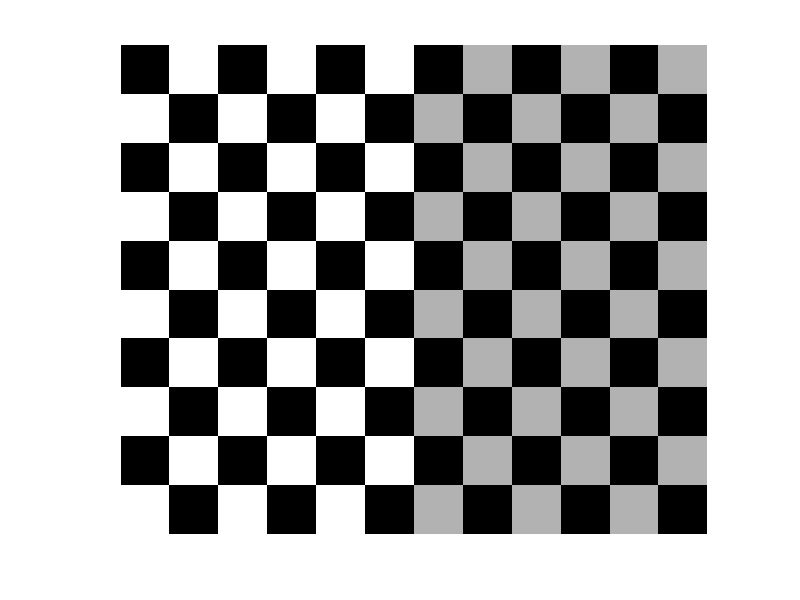

MATLAB code for this plot:
%with all three parameters
%J = checkerboard(40,4,4);
%By default
J=checkerboard(30, 5, 6);
%to store image reference
%J_ref = imref2d(size(J));
%.............
%background = zeros(150); %create bg blck
%imshowpair(J,J_ref,background,imref2d(size(background)))
%J = checkerboard(50, 5, 10);
%.....................
%nrows = size(J,3);
%ncols = size(J,5);
%fill = 0.3;

figure
imshow(J)